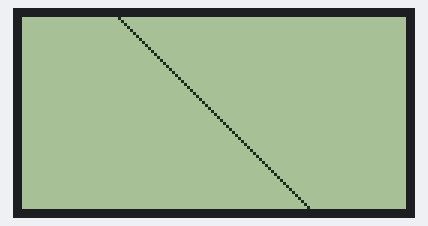
A sketch run on a simulated Arduino Uno, built with avr-gcc and run on an emulated ATmega328P. Shown: 128×64 one-colour display.

Above: at 0.21 s.
At 4.83 s:
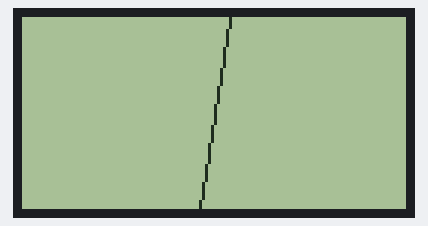
At 9.76 s:
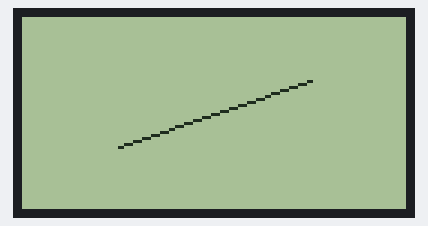
At 19.62 s:
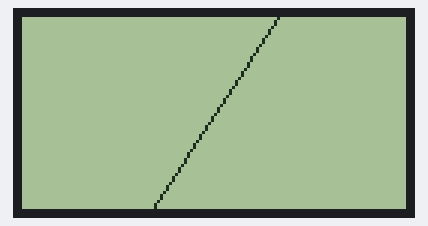
At 29.49 s:
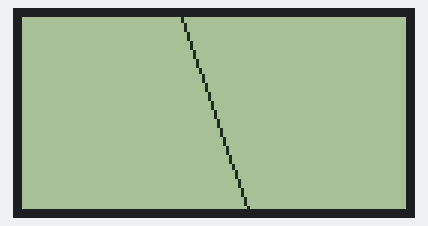
At 39.35 s:
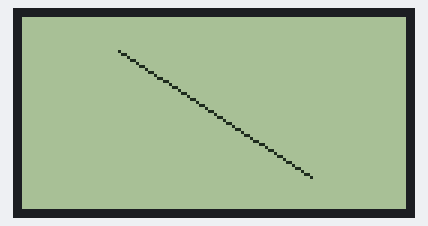

The sketch:

rotating_line.ino
```cpp
#include <U8g2lib.h>

// pin definitions - change these to match your wiring
const int D1_PIN_E = 13, D1_PIN_RW = 12, D1_PIN_RS = 11;
//const int D1_PIN_RW = 11;
//const int D1_PIN_RS = 10;

// https://github.com/olikraus/u8g2/wiki/u8g2setupcpp#constructor-name
// Prefix:     U8G2
// Display:    ST7920
// DispName:   128X64
// BufferSize: 1 (1,2 or F (full frame buffer))
// Commun:     SW_SPI (Software emulated, SPI (Serial))

//                           ...(rotation, clock, data, cs [, reset])
U8G2_ST7920_128X64_F_SW_SPI u8g2(U8G2_R0, D1_PIN_E, D1_PIN_RW, D1_PIN_RS);


// initialize coordinates - row/col for point 1 and 2
int r1 = 0;
int c1 = 32;
int r2 = 64;
int c2 = 96;
// how long to spend at each step - higher wait_time = slower rotation
const int wait_time = 0;
int wait_progress = 0;


void setup() {
  // put your setup code here, to run once:
  u8g2.begin();
}

void loop() {
  // -------------------
  // FULLSCREEN
  u8g2.clearBuffer();
  u8g2.drawLine(c1, r1, c2, r2);   // draw the line from (c1, r1) to (c2, r2)
  u8g2.sendBuffer();

  if (wait_progress < wait_time) {
    wait_progress++;   // don't change anything yet
  } else {   // time to move the points
    wait_progress = 0;

    // these blocks could probably be more elegant
    // point 1
    if (r1 == 0 && c1 < 96)
      c1++;
    else if (r1 == 64 && c1 > 32)
      c1--;
    else if (c1 == 32 && r1 > 0)
      r1--;
    else if (c1 == 96 && r1 < 64)
      r1++;

    // point 2
    if (r2 == 0 && c2 < 96)
      c2++;
    else if (r2 == 64 && c2 > 32)
      c2--;
    else if (c2 == 32 && r2 > 0)
      r2--;
    else if (c2 == 96 && r2 < 64)
      r2++;
  }

  // -------------------
  // Page buffer mode (Picture Loop)

//  u8g2.firstPage();
//  do {
//    u8g2.drawLine(c1, r1, c2, r2);   // draw the line from (c1, r1) to (c2, r2)
//  } while ( u8g2.nextPage() );
//
//  if (wait_progress < wait_time) {
//    wait_progress++;   // don't change anything yet
//  } else {   // time to move the points
//    wait_progress = 0;
//
//    // these blocks could probably be more elegant
//    // point 1
//    if (r1 == 0 && c1 < 96)
//      c1++;
//    else if (r1 == 64 && c1 > 32)
//      c1--;
//    else if (c1 == 32 && r1 > 0)
//      r1--;
//    else if (c1 == 96 && r1 < 64)
//      r1++;
//
//    // point 2
//    if (r2 == 0 && c2 < 96)
//      c2++;
//    else if (r2 == 64 && c2 > 32)
//      c2--;
//    else if (c2 == 32 && r2 > 0)
//      r2--;
//    else if (c2 == 96 && r2 < 64)
//      r2++;
//  }
}
```
